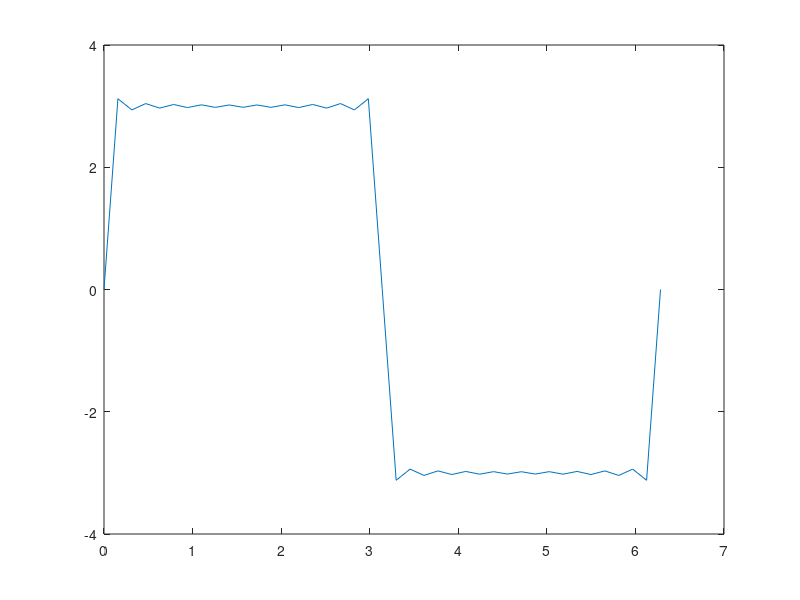

The MATLAB source for this figure: (Note: this script raises an error after producing the figure.)
A=3
t=0:0.05*pi:2*pi
sum=0
for n=1:2:100
    Y=(sin(n*t))/n
    sum=sum+Y
end
subplot(1,1,1)
c=(4*A*sum)/pi
plot(t,c)
hold on
D=sin(t)
plot(t,D,'R+-')
xlabel('Radians'),ylabel('Amplitude')
title('Generating Square Wave')
text(pi/2,1.125,'\downarrow sin(t)','Fontsize',10)
text(3,3,'\leftarrow squarewave','FontSize',10)
